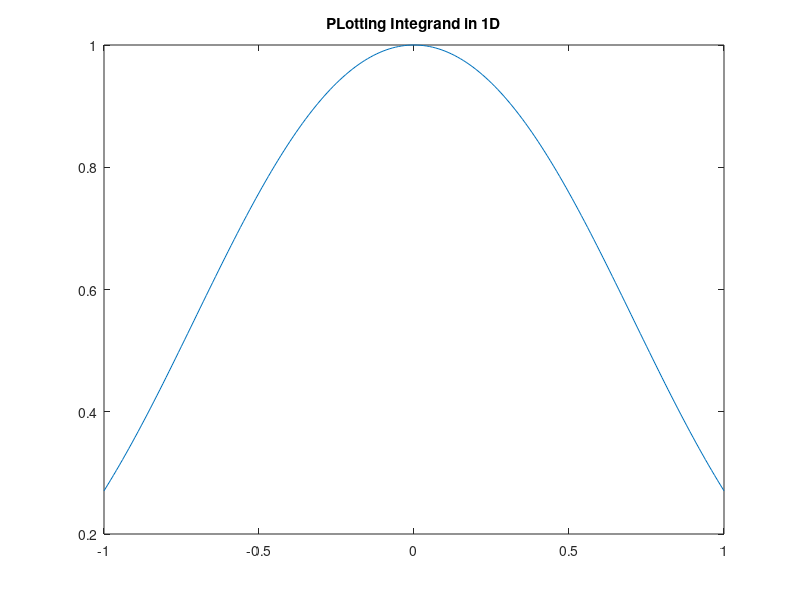
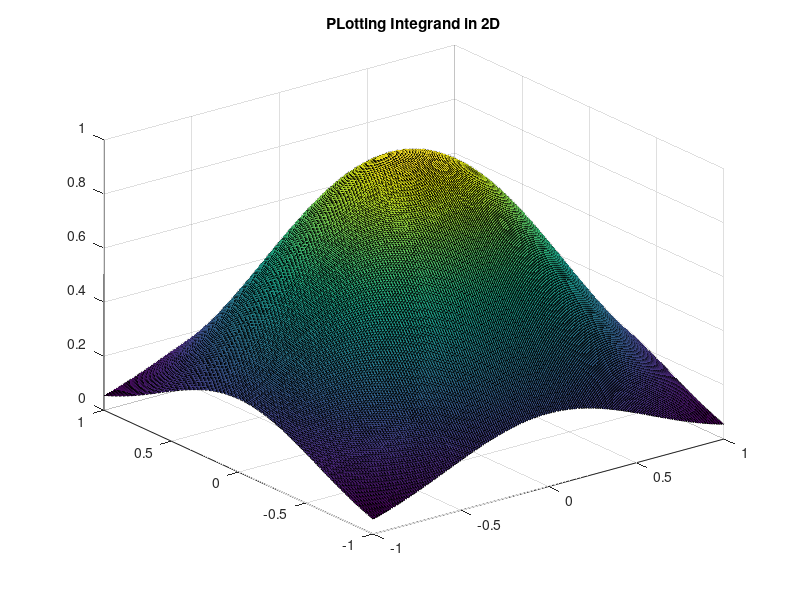

Source code (MATLAB) for these figures, in order:
%Lab Session 5 Monte-Carlo Integration

%Part 1 PLotting Integrand in 1D
clc;
xx= -1:0.01:1;
f = zeros(length(xx),1);
for lx=1 : length(xx)
    f(lx) = exp(-2.*abs(xx(lx)).^2).* (abs(xx(lx)).^2 + 1); 
end
figure;
plot(xx,f);
title('PLotting Integrand in 1D');

%Part 1 -Plotting Integrand in 2D
xx=-1:0.01:1;
f = zeros(length(xx),1);
for lx=1 : length(xx)
   for ly=1 : length(xx) 
%     f(lx,ly) = exp(-2.*abs(xx(lx)).^2).* (abs(xx(lx)).^2 + 1)*exp(-2.*abs(xx(ly)).^2).* (abs(xx(ly)).^2 + 1);
   f(lx,ly) = exp(-2.*((abs(xx(lx)).^2)+(abs(xx(ly)).^2 ))).*((abs(xx(lx)).^2)+(abs(xx(ly)).^2)+1);
   
end  
end
figure;
surf(xx,xx,f);
title('PLotting Integrand in 2D');

%Part 2 Integrators in 1D
f =@(x) exp((-2).*(x.^2)).*(x.^2 +1);
R1=quad(f, -1,1);
display(R1);

%Part 2 Integrators in 2D
g = @(x1,x2)(exp(-2.*(x1.^2 + x2.^2)).*((x1.^2 + x2.^2) + 1));
R2 = quad2d(g,-1,1,-1,1);
display(R2);
